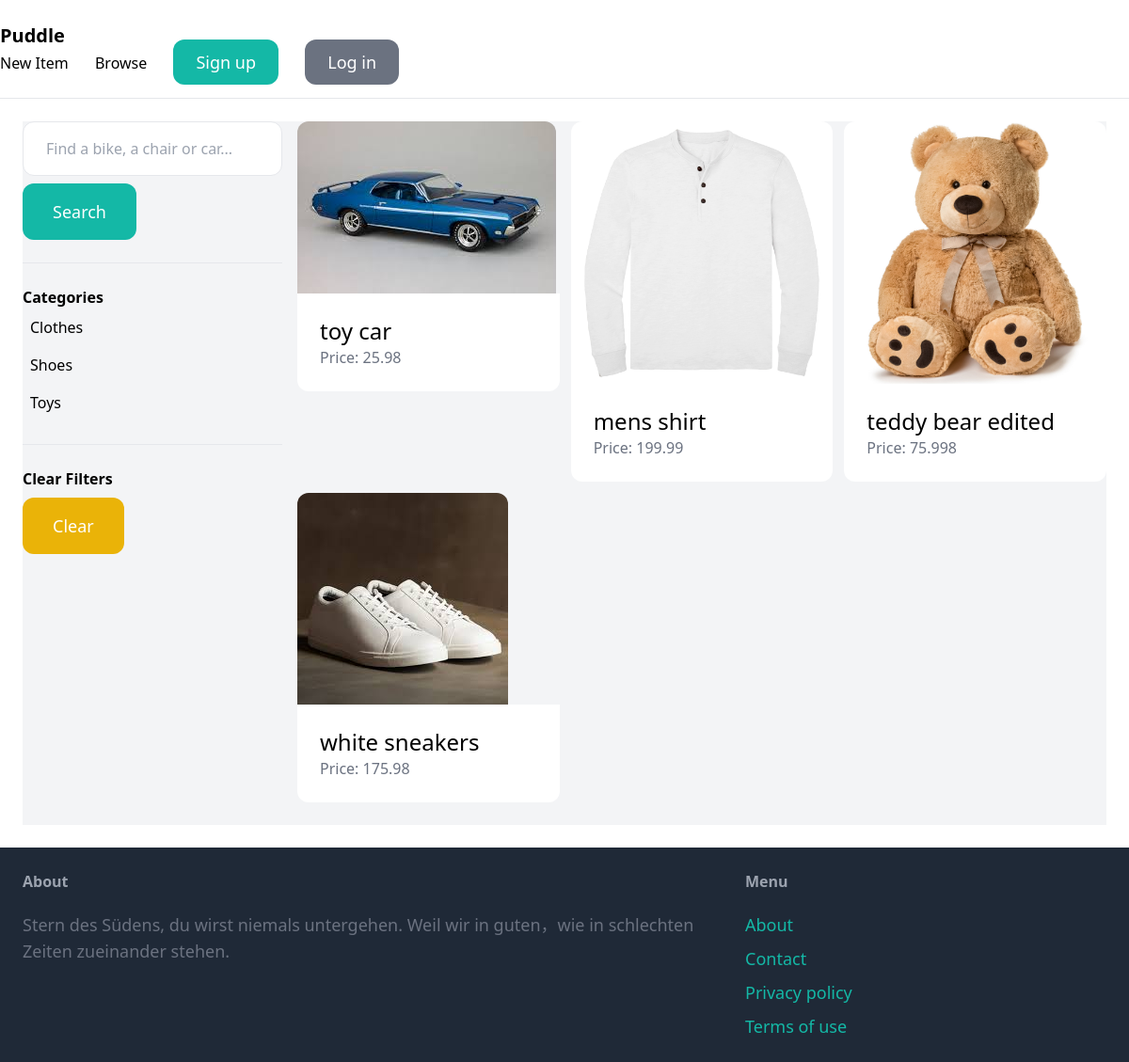
The app's page /items/ with its own data.
### item/models.py (models this page shows, shortened)
class Category(models.Model):
    name = models.CharField(max_length=255)
    class Meta:
        ordering = ('name', )
        verbose_name_plural = 'Categories'

class Item(models.Model):
    category = models.ForeignKey(Category, related_name='item', on_delete=models.CASCADE)
    name = models.CharField(max_length=255)
    description = models.TextField(blank=True, null=True)
    price = models.FloatField()
    image = models.ImageField(upload_to='item_images', blank=True, null=True)
    is_sold = models.BooleanField(default=False)
    created_by = models.ForeignKey(User, related_name='items', on_delete=models.CASCADE)
    created_at = models.DateField(auto_now_add=True)

### item/views.py (the view)
# urls.py: path('', views.browse, name='browse'),
def browse(request):
    query = request.GET.get('query', '')
    category_id = request.GET.get('category', 0)
    categories = Category.objects.all()
    items = Item.objects.filter(is_sold=False)
    if category_id:
        items = items.filter(category_id=category_id)
    if query:
        items = items.filter(Q(name__icontains=query) | Q(description__icontains=query))
    return render(request, 'item/browse.html', {
        'items': items,
        'query': query,
        'categories': categories,
        'category_id': int(category_id)
    })

### item/templates/item/browse.html (shortened to what this page needs)
{% extends 'core/base.html' %}
{% block content %}
    <div class="pb-6 grid grid-cols-4 gap-4 bg-gray-100">
        <div class="col-span-1">
            <form method="get" action="{% url 'item:browse' %}">
                <input name="query" class="w-full py-4 px-6 border rounded-xl" type="text" value="{{ query }}" placeholder="Find a bike, a chair or car...">
                <button class="mt-2 py-4 px-8 text-lg bg-teal-500 text-white rounded-xl">Search</button>
            </form>
            <hr class="my-6">
            <p class="font-semibold">Categories</p>
            <ul>
                {% for category in categories %}
                    <li class="py-2 px-2 rounded-xl{% if category.id == category_id %} bg-gray-200{% endif %}">
                        <a href="{% url 'item:browse' %}?query={{ query }}&category={{ category.id }}">{{ category.name }}</a>
                    </li>
                {% endfor %}
            </ul>
            <hr class="my-6">
            <p class="font-semibold">Clear Filters</p>
            <ul>
                <li><a href="{% url 'item:browse' %}" class="mt-2 py-4 px-8 inline-block bg-yellow-500 text-lg rounded-xl text-white">Clear</a>
            </ul>
        </div>
        <div class="col-span-3">
            <div class="grid grid-cols-3 gap-3">
                {% for item in items %}
                <div>
                    <a href="{% url 'item:detail' item.id %}">
                        <div>
                            <img src ="{{ item.image.url }}" class="rounded-t-xl">
                        </div>
                        <div class="p-6 bg-white rounded-b-xl">
                            <h2 class="text-2xl">{{ item.name }}</h2>
                            <p class="text-gray-500">Price: {{ item.price }}</p>
                        </div>
                    </a>
                </div>
                {% endfor %}
            </div>
        </div>
    </div>
{% endblock %}

### records on screen
Category: name "Clothes"
Category: name "Shoes"
Category: name "Toys"
Item: image (picture), name "toy car", price "25.98"
Item: image (picture), name "mens shirt", price "199.99"
Item: image (picture), name "teddy bear edited", price "75.998"
Item: image (picture), name "white sneakers", price "175.98"
